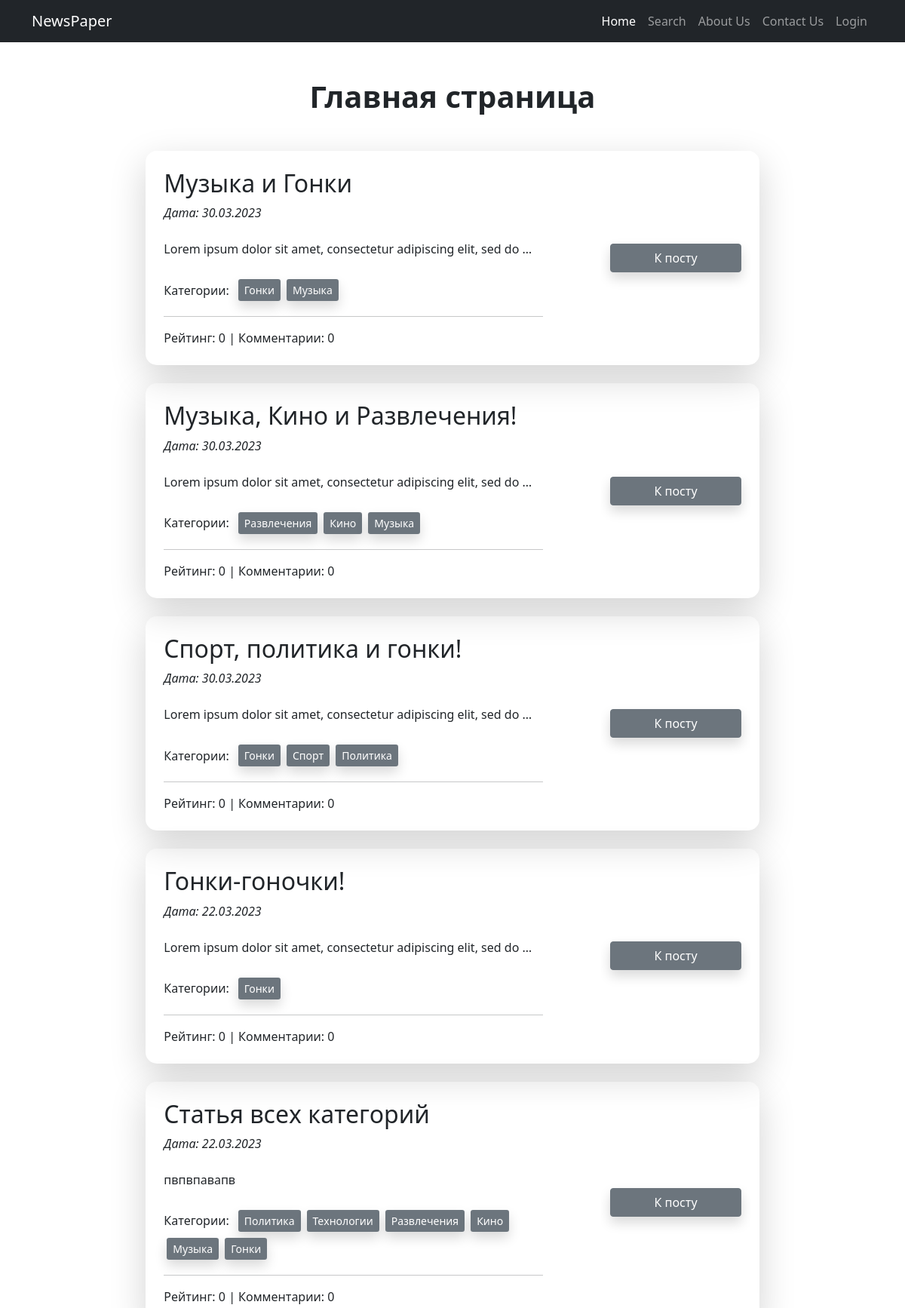
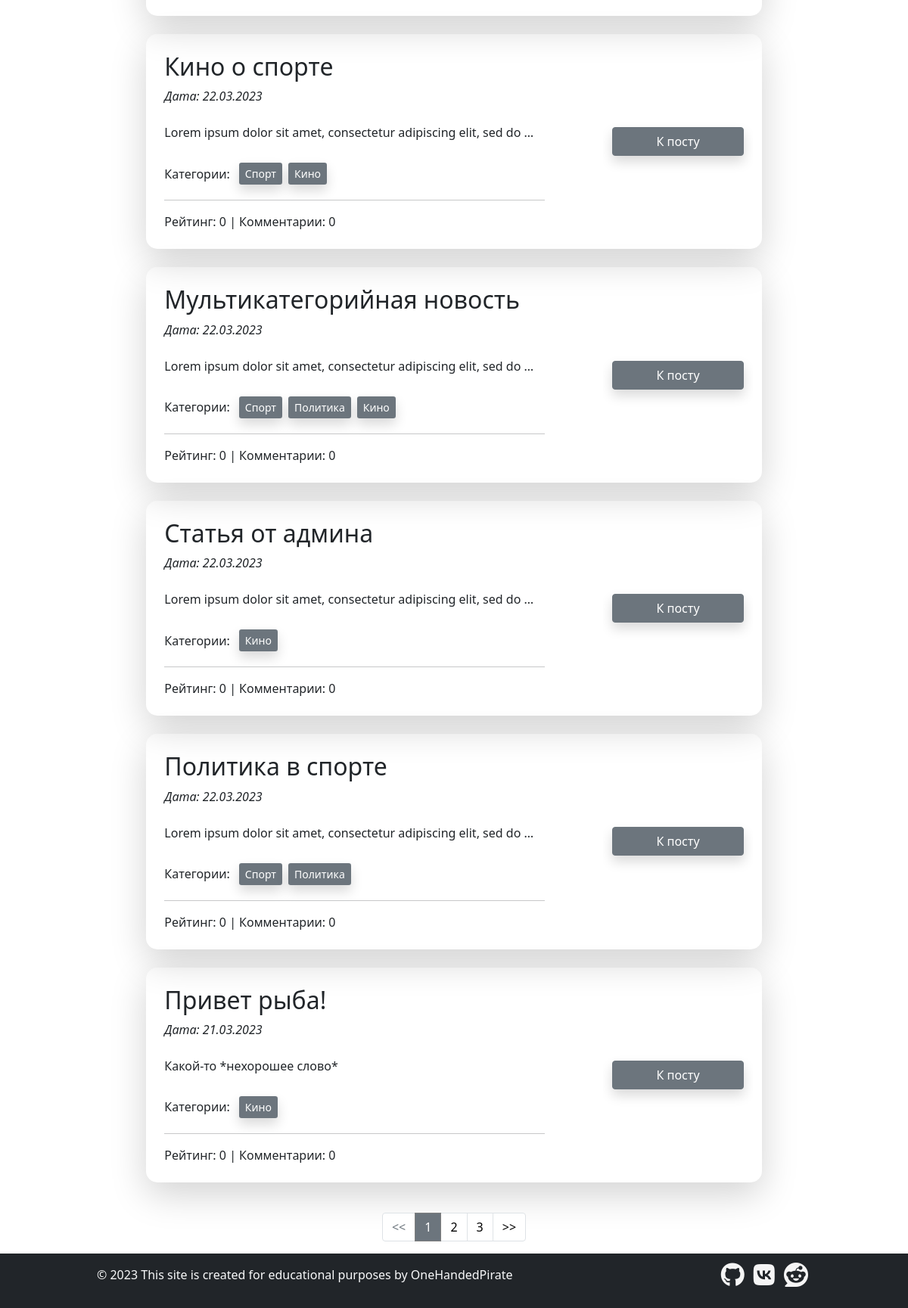
Page /news/ on the committed database (2 pictures, top to bottom).
### news/models.py (models this page shows, shortened)
class Attitude:
    '''Миксин-класс для моделей с полем rating'''

class Post(models.Model, Attitude):
    author = models.ForeignKey(Author, on_delete=models.CASCADE)
    type = models.CharField(max_length=1,
                            choices=[('N', 'Новость'), ('A', 'Статья')],
                            default='A')
    publish_time = models.DateTimeField(auto_now_add=True)
    category = models.ManyToManyField(Category, through='PostCategory')
    title = models.CharField(max_length=150)
    text = models.TextField()
    rating = models.IntegerField(default=0)

class Category(models.Model):
    name = models.CharField(max_length=100, unique=True)
    subscribers = models.ManyToManyField(User, through='CategorySubscriber')

### news/views.py (the view)
# urls.py: path('', News.as_view(), name='home'),
class News(ListView):
    model = Post
    template_name = 'news/postList.html'
    context_object_name = 'news'
    queryset = Post.objects.order_by('-publish_time')
    extra_context = {'menu': menu}
    paginate_by = 10

### news/templatetags/news/custom_filters.py (called while the page is built)
@register.filter(name='censor')
def censor(value):
    banned_words = ['пьер', 'японии', 'париж', 'текст', 'олимпийск']
    original_text = value.split()
    bad_words = []
    for indx, word in enumerate(value.lower().split()):
        for bad_word in banned_words:
            if bad_word in word:
                bad_words.append(indx)
    for bad_word in bad_words:
        original_text[bad_word] = '*нехорошее слово*'
    return ' '.join(original_text)

### news/templates/news/postList.html (shortened to what this page needs)
{% extends 'news/default.html' %}
{% load news.custom_filters %}
{% block content %}
    <h1 class="mb-5 fw-bold">Главная страница</h1>
    <div class="news-list mb-4">
        {% for post in news %}
            {% include 'news/postInList.html' %}
        {% endfor %}
    </div>
{% endblock %}

### news/templates/news/postInList.html (shortened to what this page needs)
{% load news.custom_filters %}
<div class="container-fluid col-sm-12 col-lg-10 rounded-5 shadow-lg p-4 my-4"
     style="border-radius: 15px">
    <div class="row justify-content-between">
        <div class="text-start col-8 overflow-auto">
            <h2>{{ post.title | censor }}</h2>
            <p class="fst-italic">Дата: {{ post.publish_time|date:'d.m.Y' }}</p>
            <p class="mt-4">{{ post.text | truncatewords:10 | censor }}</p>
            <div class="mt-4">
                {% include 'news/postCategoriesAjax.html' %}
            </div>
            <hr>
            <div>
                <span>Рейтинг: {{ post.rating }}</span> |
                <span>Комментарии: {{ post.comments.all.count }}</span>
            </div>
        </div>
        <div class="text-end col-3 d-flex flex-column align-items-end justify-content-center overflow-hidden">
            <div class="w-100">
                <a class="btn btn-secondary btn-block w-100 shadow" href="{% url 'post' post.pk %}">К посту</a>
            </div>
        </div>
    </div>
</div>

### news/templates/news/postCategoriesAjax.html
<div class="btn-group d-flex flex-wrap" role="group" aria-label="Категории">
    <span class="me-2 my-auto">Категории:</span>
    {% for cat in post.category.all %}
        {% if user.is_authenticated %}
            {% if user not in cat.subscribers.all %}
                <button
                        class="btn-sm btn-outline-secondary m-1 shadow"
                        data-url="{% url 'subscribe' cat.pk %}"
                        title="Нажмите, чтобы подписаться на категорию"
                        onclick="subscribeCategory(event)"
                >
                    {{ cat.name }}
                </button>
            {% else %}
                <button
                        class="btn-sm btn-secondary m-1 shadow"
                        title="Нажмите, чтобы отписаться"
                        data-url="{% url 'unsubscribe' cat.pk %}"
                        onclick="unsubscribeCategory(event)"
                >
                    {{ cat.name }}
                </button>
            {% endif %}
        {% else %}
            <span class="btn-sm btn-secondary m-1 shadow"
                  title="Войдите, чтобы подписаться на категорию">{{ cat.name }}</span>
        {% endif %}
    {% endfor %}
</div>

### rows in the picture
Post: title|censor "Музыка и Гонки", publish_time "30.03.2023", text|censor "Lorem ipsum dolor sit amet, consectetur adipiscing elit, sed do …", rating "0", comments.all.count "0"
Category: name "Гонки"
Category: name "Музыка"
Post: title|censor "Музыка, Кино и Развлечения!", publish_time "30.03.2023", text|censor "Lorem ipsum dolor sit amet, consectetur adipiscing elit, sed do …", rating "0", comments.all.count "0"
Category: name "Развлечения"
Category: name "Кино"
Post: title|censor "Спорт, политика и гонки!", publish_time "30.03.2023", text|censor "Lorem ipsum dolor sit amet, consectetur adipiscing elit, sed do …", rating "0", comments.all.count "0"
Category: name "Спорт"
Category: name "Политика"
Post: title|censor "Гонки-гоночки!", publish_time "22.03.2023", text|censor "Lorem ipsum dolor sit amet, consectetur adipiscing elit, sed do …", rating "0", comments.all.count "0"
Post: title|censor "Статья всех категорий", publish_time "22.03.2023", text|censor "пвпвпавапв", rating "0", comments.all.count "0"
Category: name "Технологии"
Post: title|censor "Кино о спорте", publish_time "22.03.2023", text|censor "Lorem ipsum dolor sit amet, consectetur adipiscing elit, sed do …", rating "0", comments.all.count "0"
Post: title|censor "Мультикатегорийная новость", publish_time "22.03.2023", text|censor "Lorem ipsum dolor sit amet, consectetur adipiscing elit, sed do …", rating "0", comments.all.count "0"
Post: title|censor "Статья от админа", publish_time "22.03.2023", text|censor "Lorem ipsum dolor sit amet, consectetur adipiscing elit, sed do …", rating "0", comments.all.count "0"
Post: title|censor "Политика в спорте", publish_time "22.03.2023", text|censor "Lorem ipsum dolor sit amet, consectetur adipiscing elit, sed do …", rating "0", comments.all.count "0"
Post: title|censor "Привет рыба!", publish_time "21.03.2023", text|censor "Какой-то *нехорошее слово*", rating "0", comments.all.count "0"

### other values in the picture
{{ item.title }} "Home"
{{ item.title }} "Search"
{{ item.title }} "About Us" "Contact Us"
{{ item.title }} "Login"
{{ num }} "1"
{{ num }} "2" "3"
